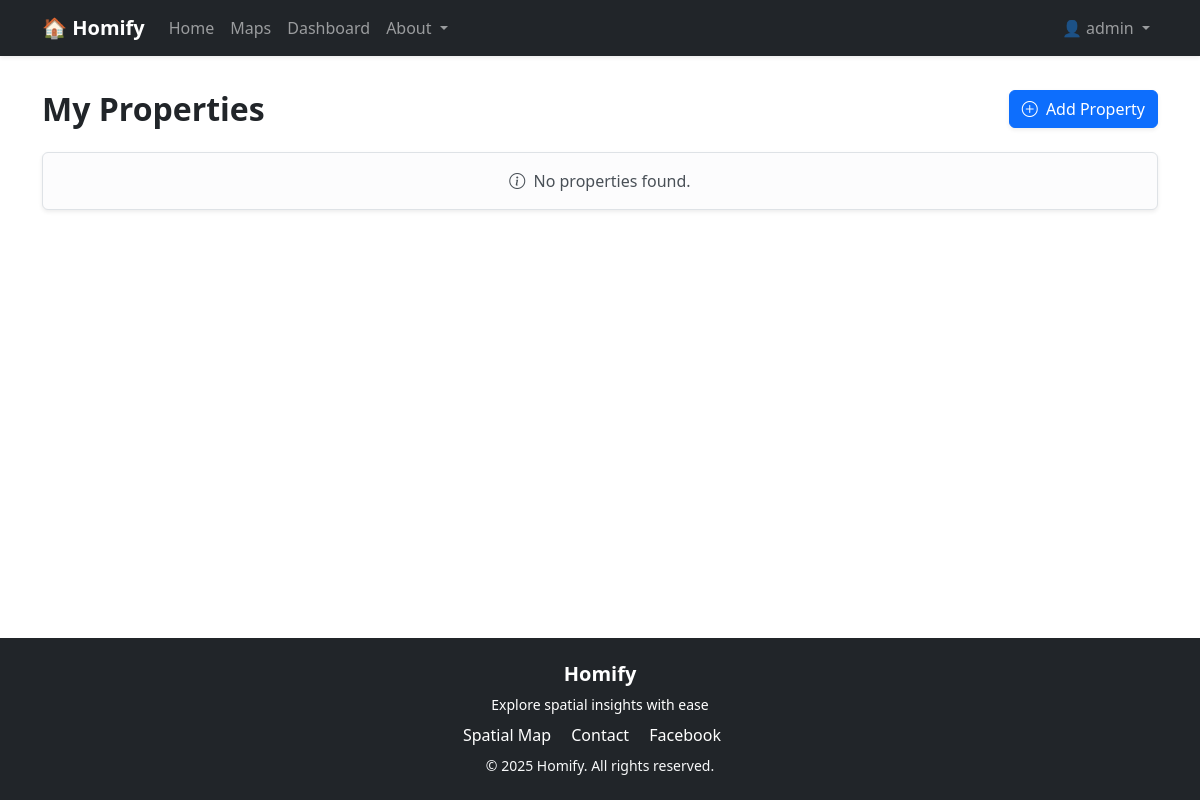
Before: /listings/my-dashboard/ (signed in) with the older database file.
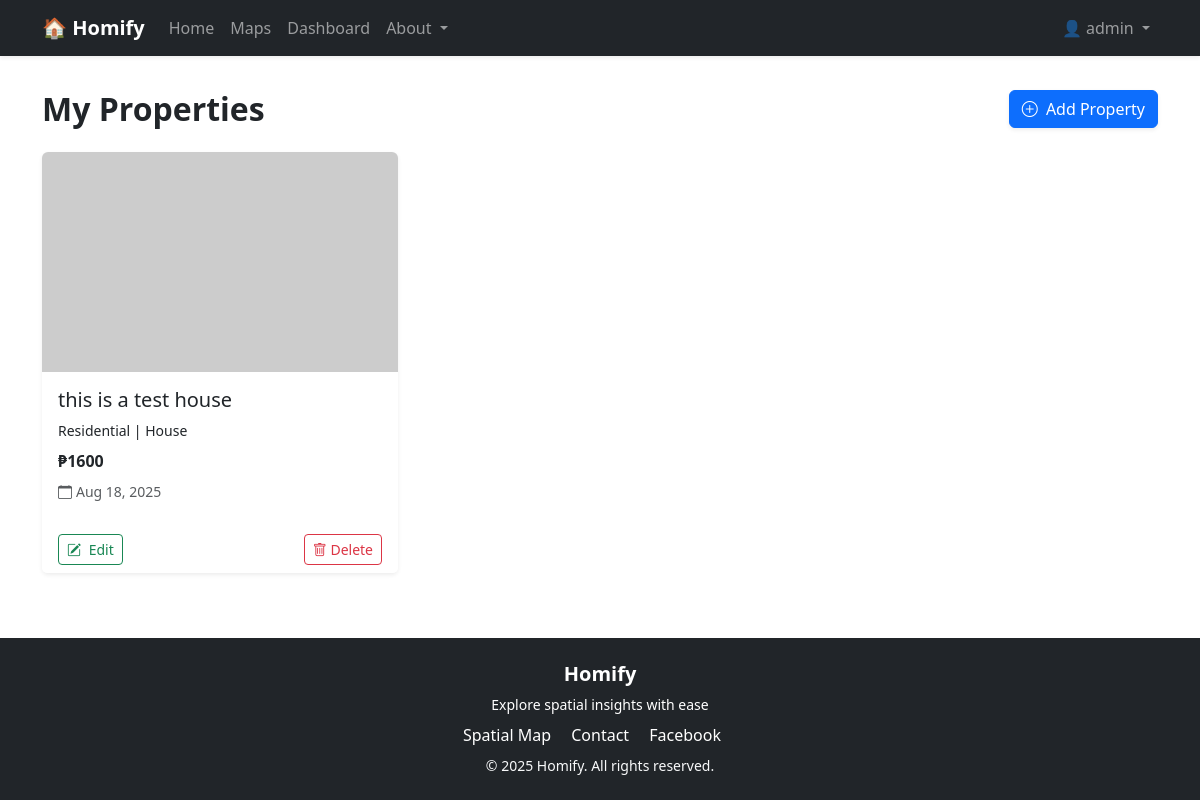
After: the same page with the newer database file.
### listings/models.py (models this page shows, shortened)
class Property(models.Model):
    owner = models.ForeignKey(User, on_delete=models.CASCADE, related_name="properties")
    description = models.TextField(max_length=500, blank=True)
    CATEGORY_CHOICES = [
        ("residential", "Residential"),
        ("commercial", "Commercial"),
    ]
    category = models.CharField(max_length=20, choices=CATEGORY_CHOICES, default="residential")
    PROPERTY_TYPES = [
        ("house", "House"),
        ("boarding_hosuse", "Boarding House"),
        ("apartment", "Apartment"),
        ("condo", "Condominium"),
        ("lot", "Lot"),
        ("commercial_lot", "Commercial Lot"),
        ("office", "Office Space"),
    ]
    property_type = models.CharField(max_length=50, choices=PROPERTY_TYPES)
    address = models.CharField(max_length=200, blank=True)
    price = models.DecimalField(max_digits=12, decimal_places=2, blank=True, null=True)
    bedrooms = models.IntegerField(blank=True, null=True)
    bathrooms = models.IntegerField(blank=True, null=True)
    floor_storey = models.IntegerField(blank=True, null=True, default=1)
    floor_area = models.DecimalField(max_digits=10, decimal_places=2, blank=True, null=True)
    available_unit = models.IntegerField(blank=True, null=True, default=1)
    parking_spaces = models.IntegerField(blank=True, null=True)
    image = models.ImageField(upload_to="property_images/", blank=True, null=True)
    STATUS_CHOICES = [
        ("available", "Available"),
        ("rented", "Rented"),
        ("for_sale", "For Sale"),
        ("sold", "Sold"),
    ]
    status = models.CharField(max_length=20, choices=STATUS_CHOICES, default="available")
    created_at = models.DateTimeField(auto_now_add=True)
    updated_at = models.DateTimeField(auto_now=True)
    latitude = models.FloatField(blank=True, null=True)
    longitude = models.FloatField(blank=True, null=True)

### listings/views.py (the view)
# urls.py: path('my-dashboard/', UserListView.as_view(), name="listing_user"),
class UserListView(LoginRequiredMixin, ListView):
    model = Property
    template_name = 'listings/listing_userlist.html'
    context_object_name = "properties"
    def get_queryset(self):
        return Property.objects.filter(owner=self.request.user)

### templates/listings/listing_userlist.html (shortened to what this page needs)
{% extends "base.html" %}
{% block content %}
<div class="d-flex justify-content-between align-items-center mb-4">
  <h2 class="fw-bold mb-0">My Properties</h2>
  <a href="{% url 'listing_new' %}" class="btn btn-primary shadow-sm">
    <i class="bi bi-plus-circle me-1"></i> Add Property
  </a>
</div>
{% if properties %}
<div class="row g-4">
  {% for property in properties %}
  <div class="col-md-6 col-lg-4">
    <div class="card property-card shadow-sm h-100 border-0">
      {% with first_image=property.images.first %}
        {% if first_image %}
          <img src="{{ first_image.image.url }}"
               class="card-img-top img-fluid rounded-top"
               alt="Property image"
               style="height: 220px; object-fit: cover;">
        {% else %}
          <img src="https://via.placeholder.com/400x220"
               class="card-img-top img-fluid rounded-top"
               alt="No image"
               style="height: 220px; object-fit: cover;">
        {% endif %}
      {% endwith %}
      <div class="card-body">
        <h5 class="card-title text-truncate">{{ property.description }}</h5>
        <p class="mb-2 small">
          {{ property.get_category_display }} | {{ property.property_type|title }}
        </p>
        <p class="fw-bold mb-2">₱{{ property.price|floatformat:0 }}</p>
        <p class="mb-0 text-muted small">
          <i class="bi bi-calendar me-1"></i>{{ property.created_at|date:"M d, Y" }}
        </p>
      </div>
      <div class="card-footer bg-white border-0 d-flex justify-content-between pt-3">
        <a href="{% url 'listing_update' property.id %}"
           class="btn btn-sm btn-outline-success">
          <i class="bi bi-pencil-square me-1"></i> Edit
        </a>
        <button type="button"
                class="btn btn-sm btn-outline-danger"
                data-bs-toggle="modal"
                data-bs-target="#deleteModal{{ property.id }}">
          <i class="bi bi-trash"></i> Delete
        </button>
      </div>
    </div>
  </div>
  {% endfor %}
</div>
{% else %}
<div class="alert alert-light border text-center shadow-sm rounded">
  <i class="bi bi-info-circle me-1"></i> No properties found.
</div>
{% endif %}
{% endblock %}

Changed rows visible on the page:
added Property: description "this is a test house", category "Residential", property_type "House", price "1600", created_at "Aug 18, 2025"
Other visible differences:
text no longer shown: "No properties found."
